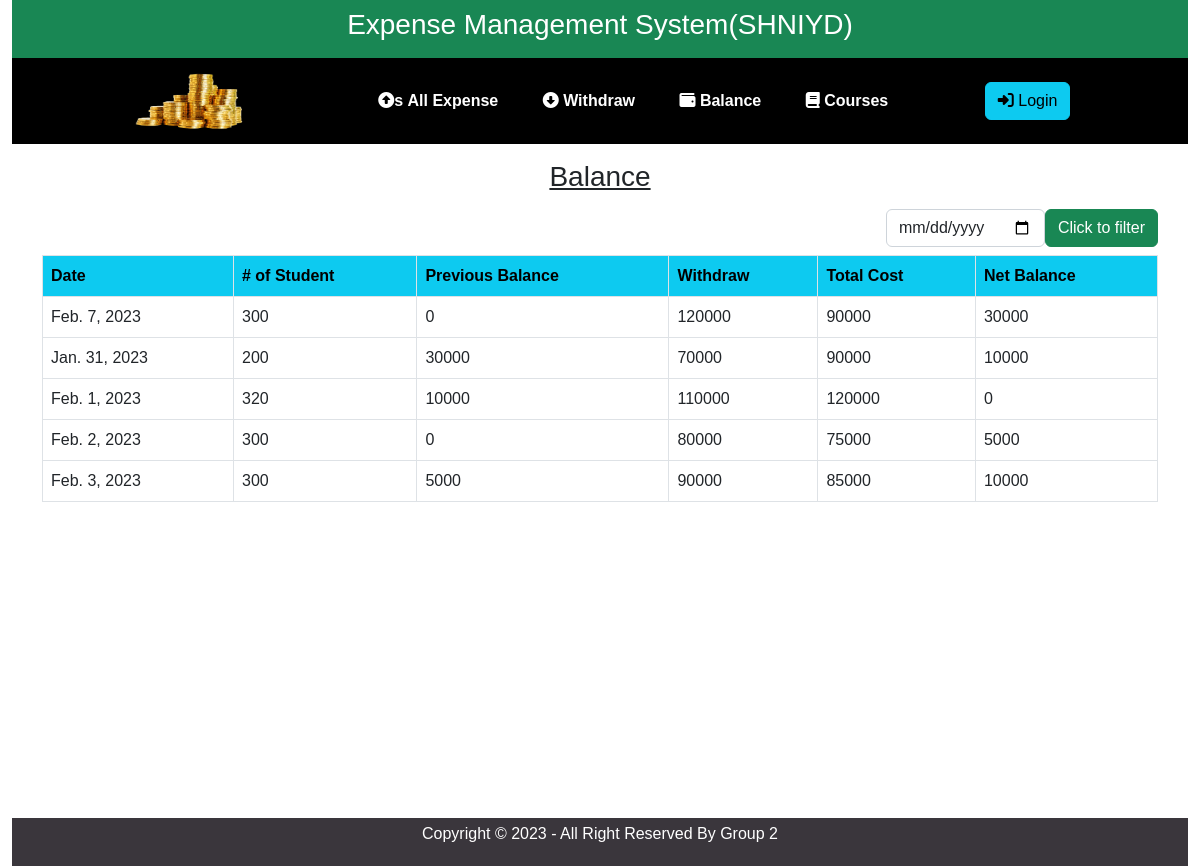
/balance/, run on an earlier commit of the app's database.
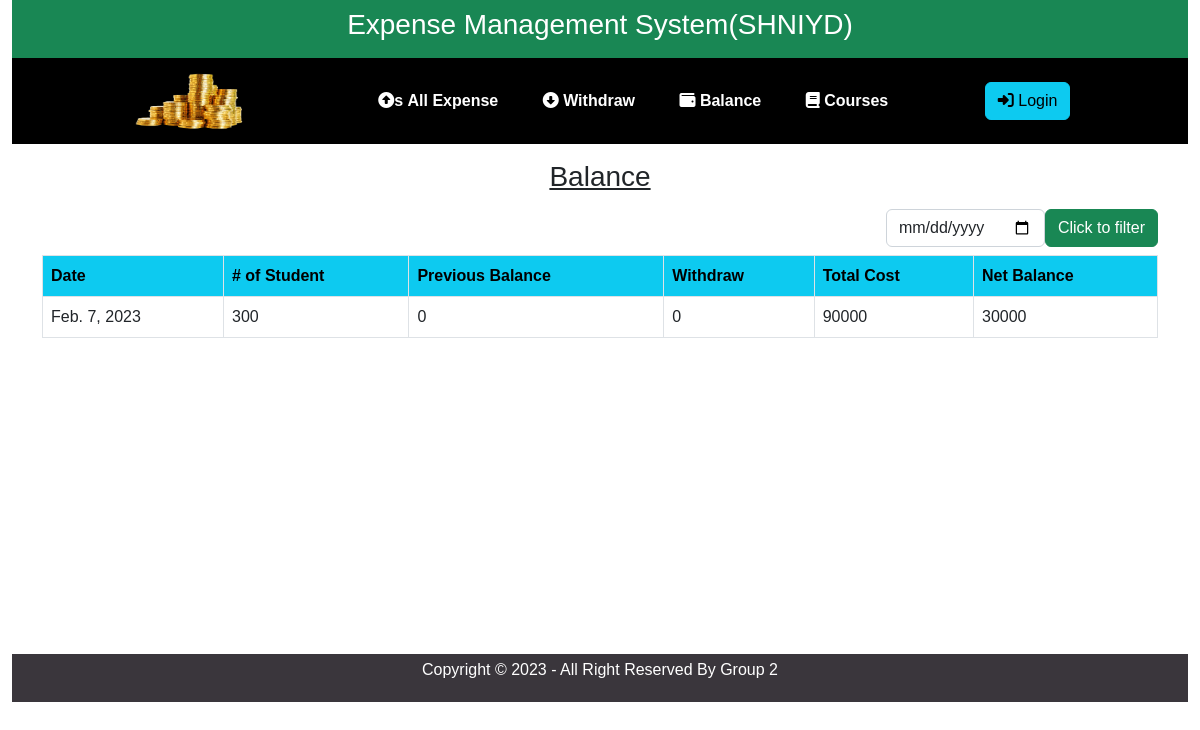
And on a later commit of the database.
### ExpenseApp/models.py (models this page shows)
class Balance(models.Model):
    date=models.DateField()
    number_of_student=models.IntegerField(default=0)
    privious_balance=models.IntegerField(default=0)
    withdraw_amount=models.PositiveIntegerField(default=0)
    total_cost=models.IntegerField(default=0)
    net_balance=models.IntegerField(default=0)

### ExpenseApp/views.py (the view, shortened to what this page needs)
# urls.py: path('balance/', views.DailyBalance, name='balance')
def DailyBalance(request):
    balance = Balance.objects.all()
    return render(request,'expenseApp/dailyBalance.html',{'balance':balance})

### templates/expenseApp/dailyBalance.html (shortened to what this page needs)
{% extends 'expenseApp/base.html'%}
{% block content %}
<div class="container">
<div class="text-center py-2">
    <h3 class="text-center py-2 text-decoration-underline">Balance</h3>
    <form class="d-flex justify-content-end align-items-center" action="" method="post">
            <input id="date" type="date" class="form-control" name="date" style="width: fit-content;">
            <input type="submit" value="Click to filter" class="btn btns btn-success">
    </form>
</div>
    <table class="table table-bordered table-hover">
        <tr class="text-bg-info">
            <th>Date</th>
            <th># of Student </th>
            <th>Previous Balance</th>
            <th>Withdraw</th>
            <th>Total Cost</th>
            <th>Net Balance</th>
        </tr>
        {% for x in balance %}
        <tr>
            <td>{{x.date}}</td>
            <td>{{x.number_of_student}}</td>
            <td>{{x.privious_balance}}</td>
            <td>{{x.withdraw_amount}}</td>
            <td>{{x.total_cost}}</td>
            <td>{{x.net_balance}}</td>
        </tr>
        {% endfor %}
    </table>
</div>
{% endblock %}

### templates/expenseApp/base.html (shortened to what this page needs)
{% load static %}
<!DOCTYPE html>
<html lang="en">
  <head>
    <link
      href="https://cdn.jsdelivr.net/npm/remixicon@2.5.0/fonts/remixicon.css"
      rel="stylesheet"
    />
    <link rel="stylesheet" href="https://cdn.jsdelivr.net/npm/bootstrap@5.2.3/dist/css/bootstrap.min.css" />
    <link rel="stylesheet" href="{% static 'css/style.css'%}" />
  </head>
  <body>
    <div class="container-fluid">
      <div class="text-bg-success text-center py-2">
        <h3> Expense Management System(SHNIYD) </h3>
    </div>
    <div class="main">
      <nav>
        <a href="/"><img width="120px" src="{% static './images/icon.png' %}" height="60px" alt="logo"/></a>
          <ul class="mt-3">
          <li><a href="{% url 'home' %}"><i class="fa-solid fa-circle-up"></i>s&nbsp;All Expense</a></li>
          <li><a href="{% url 'withdraw' %}"><i class="fa-solid fa-circle-down"></i>&nbsp;Withdraw</a></li>
          <li><a href="{% url 'balance' %}"><i class="fa-solid fa-wallet"></i>&nbsp;Balance</a></li>
          <li><a href="{% url 'course' %}"><i class="fa-solid fa-book"></i>&nbsp;Courses</a></li>
        </ul>
        <a class="btn btn-info" href="/admin"><i class="fa-solid fa-right-to-bracket"></i>&nbsp;Login</a>
      </nav>
      {% block content %}
      {% endblock %}
    </div>
    <footer class="text-center py-1">
          <p>Copyright &copy; 2023 - All Right Reserved By Group 2</p>
      </div>
  </body>
</html>

### static/css/style.css (style rules this page uses)
* { padding: 0; margin: 0; box-sizing: border-box; font-family: "josefin sans", sans-serif; }
.main { width: 100%; padding-bottom: 100px; }
nav { display: flex; align-items: center; justify-content: space-between; padding: 5px 0; padding-left: 10%; padding-right: 10%; background: #000; }
nav ul li { list-style-type: none; display: inline-block; padding: 10px 20px; }
nav ul li a { color: #fff; text-decoration: none; font-weight: bold; }
footer { margin-top: 200px; background-color: #2c272eed; color: #fff; }
ul li a { text-decoration: underline; color: #fff; font-size: 16px; line-height: 2px; }

What changed in the data, as far as the page shows it:
removed Balance: date "Jan. 31, 2023", number_of_student "200", privious_balance "30000", withdraw_amount "70000", total_cost "90000", net_balance "10000"
removed Balance: date "Feb. 1, 2023", number_of_student "320", privious_balance "10000", withdraw_amount "110000", total_cost "120000", net_balance "0"
removed Balance: date "Feb. 2, 2023", number_of_student "300", privious_balance "0", withdraw_amount "80000", total_cost "75000", net_balance "5000"
removed Balance: date "Feb. 3, 2023", number_of_student "300", privious_balance "5000", withdraw_amount "90000", total_cost "85000", net_balance "10000"
changed Balance: withdraw_amount "120000" → "0"
